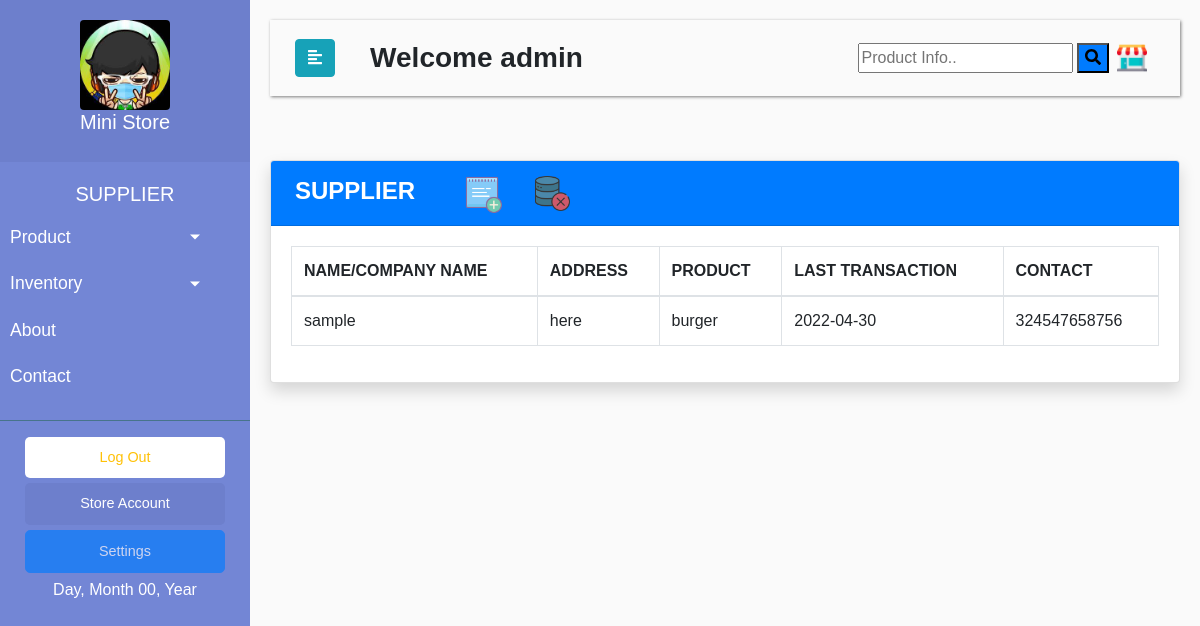
Screenshot of /portal/suplier.php (signed in) with the database file from the repository.
### tables this page shows
CREATE TABLE `registered` (
  `id` int(250) NOT NULL AUTO_INCREMENT,
  `company_name` varchar(250) NOT NULL,
  `username` varchar(250) NOT NULL,
  `password` varchar(250) NOT NULL,
  `address` varchar(250) NOT NULL,
  `contact` varchar(250) NOT NULL,
  `logo` varchar(250) NOT NULL,
  `type` int(1) NOT NULL,
  PRIMARY KEY (`id`)
);

CREATE TABLE `supply` (
  `id` int(11) NOT NULL AUTO_INCREMENT,
  `NAME` varchar(250) NOT NULL,
  `ADDRESS` varchar(250) NOT NULL,
  `PRODUCT` varchar(250) NOT NULL,
  `TIMEANDDATE` date NOT NULL,
  `CONTACT` varchar(250) NOT NULL,
  PRIMARY KEY (`id`)
);

### portal/suplier.php (the view, shortened to what this page needs)
<?php
$db = mysqli_connect('localhost', 'root', '', 'final');
$find = "SELECT company_name,logo FROM registered WHERE username = '$_SESSION[username]'";
$result=mysqli_query($db,$find);
		$re=mysqli_fetch_assoc($result);
	 $company_name =$re["company_name"];
 $logo =$re["logo"];
?>
<!DOCTYPE html>
<html>
<head>
    <link rel="stylesheet" href="css/cdn.css">
</head>
<body>
    <div class="wrapper">
        <nav id="sidebar">
            <div class="sidebar-header">
			<a href="index.php">
                <h5 class="text-center"><img class="center rounded"width="90" height="90px" src="../portal/uploads/<?php echo $logo  ?>"/><div><?php echo $company_name  ?></div></h5></a>
            </div>
            <ul class="list-unstyled components">
              <h5 class="text-center">SUPPLIER</h5>
                <li class="">
                    <a href="#homeSubmenu" data-toggle="collapse" aria-expanded="false" class="dropdown-toggle">Product</a>
                </li>
				 <li>
                    <a href="#pageSubmenu" data-toggle="collapse" aria-expanded="false" class="dropdown-toggle">Inventory</a>
                </li>
                <li>
                    <a href="#">About</a>
                </li>
                <li>
                    <a href="#">Contact</a>
                </li>
            </ul>
            <ul class="list-unstyled CTAs">
                <li>
                    <a href="index.php?logout='1'" class="download text-warning">Log Out</a>
                </li>
                <li>
                    <a href="#" class="article disabled">Store Account</a><a type="button" class="btn btn-primary disabled" data-toggle="modal" data-target="#myModal">Settings</a>
                </li>
				<li class="text-center"><?php include('gettime.php') ?></li>
            </ul>
        </nav>
        <div id="content">
            <nav class="navbar navbar-expand-lg navbar-transparent bg-transparent">
                <div class="container-fluid">
                    <button type="button" id="sidebarCollapse" class="btn btn-info" >
                        <i class="fas fa-align-left"></i>
                    </button>
				<h3 class="m-1 font-weight-bold">&nbsp&nbsp&nbsp&nbspWelcome  <?php echo $_SESSION['username']  ?></h3>
                    <div class="collapse navbar-collapse" id="navbarSupportedContent">
                        <ul class="nav navbar-nav ml-auto">
                           <form class="example" action="/action_page.php" style="margin:auto;max-width:300px">
  <input type="text" placeholder="Product Info.." name="search2">
  <button class="bg-primary" type="submit"><i class="fa fa-search"></i></button>
</form>
                            <li class="nav-item">
                                <a class="nav-link" href="#"><img width="30" height="30px" src="../images/store.png"/></a>
                            </li>
                        </ul>
                    </div>
                </div>
            </nav>
<br>
  <div class="card shadow mb-4">
            <div class="card-header py-2 bg-primary">
              <h4 class="m-1 font-weight-bold text-white">SUPPLIER &nbsp </a>
			  &nbsp&nbsp&nbsp <img title="Add Product" type="button" data-toggle="modal" data-target="#amyModal" width="40px" height="40px" src="../images/add.png">
<img title="Remove Product" type="button" data-toggle="modal" data-target="#bmyModal" width="35px" height="35px" src="../images/delete.png">
			  </h4>
		   </div>
            <div class="card-body">
              <div class="table-responsive">
                <table class="table table-bordered" id="dataTable" width="100%" cellspacing="0">
               <thead>
                   <tr>
                                                    <th>NAME/COMPANY NAME</th>
                                                    <th>ADDRESS</th>
													 <th>PRODUCT</th>
													 <th>LAST TRANSACTION</th>
													  <th>CONTACT</th>
                   </tr>
               </thead>
          <tbody>
<?php
$db = mysqli_connect('localhost', 'root', '', 'final');
    $query = 'SELECT * FROM supply';
        $result = mysqli_query($db, $query) or die (mysqli_error($db));
            while ($row = mysqli_fetch_assoc($result)) {
                echo '<tr>';
                echo '<td>'. $row['NAME'].'</td>';
                echo '<td>'. $row['ADDRESS'].'</td>';
                echo '<td>'. $row['PRODUCT'].'</td>';
                echo '<td>'. $row['TIMEANDDATE'].'</td>';
				  echo '<td>'. $row['CONTACT'].'</td>';
				   echo '</tr> ';
                        }
?>
                                </tbody>
                            </table>
                        </div>
                    </div>
                  </div>
</div>
  </div>
</body>
</html>

### portal/suplier.php (style rules this page uses)
body { font-family: 'Poppins', sans-serif; background: #fafafa; }
a, a:hover, a:focus { color: inherit; text-decoration: none; transition: all 0.3s; }
.wrapper { display: flex; text-decoration: none; transition: all 0.3s; }
#sidebar { min-width: 250px; max-width: 250px; background: #7386D5; color: #fff; transition: all 0.3s; }
ul.CTAs a { text-align: center; font-size: 0.9em !important; display: block; border-radius: 5px; margin-bottom: 5px; margin-left: 25px; width: 200px; }
a.download { background: #fff; color: #7386D5; }
a.article, a.article:hover { background: #6d7fcc !important; color: #fff !important; }
#sidebar .sidebar-header { padding: 20px; background: #6d7fcc; }
#sidebar ul.components { padding: 20px 0; border-bottom: 1px solid #47748b; }
#sidebar ul li a { padding: 10px; font-size: 1.1em; display: block; }
a[data-toggle="collapse"] { position: relative; }
.dropdown-toggle::after { display: block; position: absolute; top: 50%; right: 20%; transform: translateY(-50%); }
#content { width: 100%; padding: 20px; min-height: 100vh; transition: all 0.3s; }
.navbar { padding: 15px 10px; background: #fff; border: block; border-radius: 1; margin-bottom: 40px; box-shadow: 1px 1px 3px rgba(0, 0, 0, 0.5); }

### rows the page displays
registered: logo (picture), company_name "Mini Store"
supply: NAME "sample", ADDRESS "here", PRODUCT "burger", TIMEANDDATE "2022-04-30", CONTACT "324547658756"

### other values shown
$_SESSION['username'] "admin"
